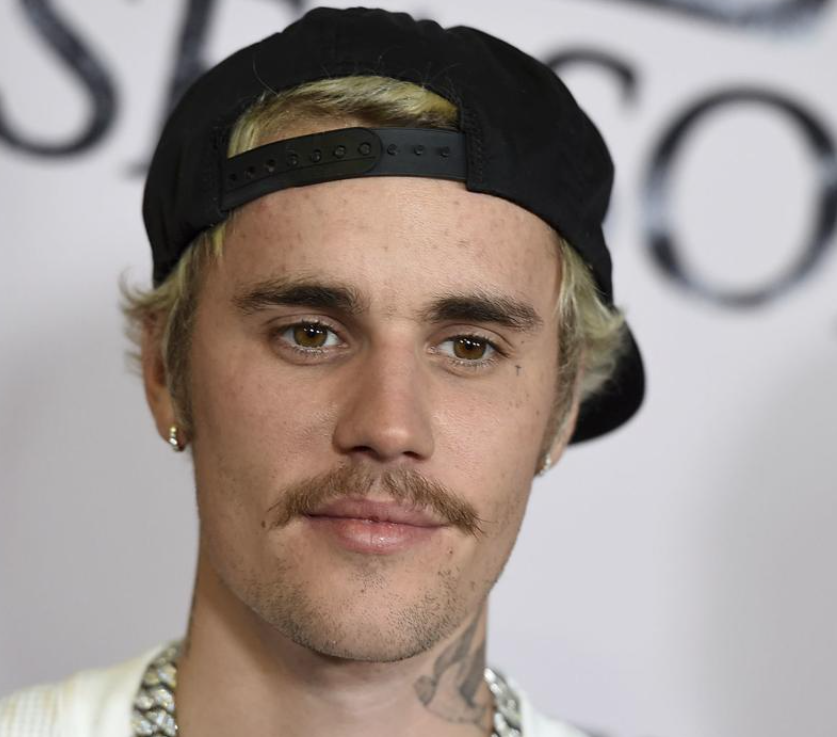
#> input picture data/test/image.png, 837 x 737 px
$ python testing.py   (older library calls are emulated)
#> lines starting #> are read from the running program, lines starting #| are printed output that depends on the picture; after the words box and inside, x2 and y2 are one past the last pixel; in counts of white or black regions, pixels touching at a corner belong together
import cv2
import numpy as np
from joblib import load
from skimage.feature import local_binary_pattern,  graycomatrix, graycoprops
import pywt

MAX_FEATURE_LENGTH = 17241336

def extract_features(image_path):
#> called with image_path = '../data/test/image.png'
    features = []

    # Load image in color mode
    image = cv2.imread(image_path, cv2.IMREAD_COLOR)
#> image is the input picture: shape (737, 837, 3); mean B, G, R 141.3, 146.1, 157.4

    # Check if the image was successfully loaded
    if image is None:
        print(f"Error: Could not load image at path {image_path}")
        return features

    # Convert to grayscale
    gray_image = cv2.cvtColor(image, cv2.COLOR_BGR2GRAY)
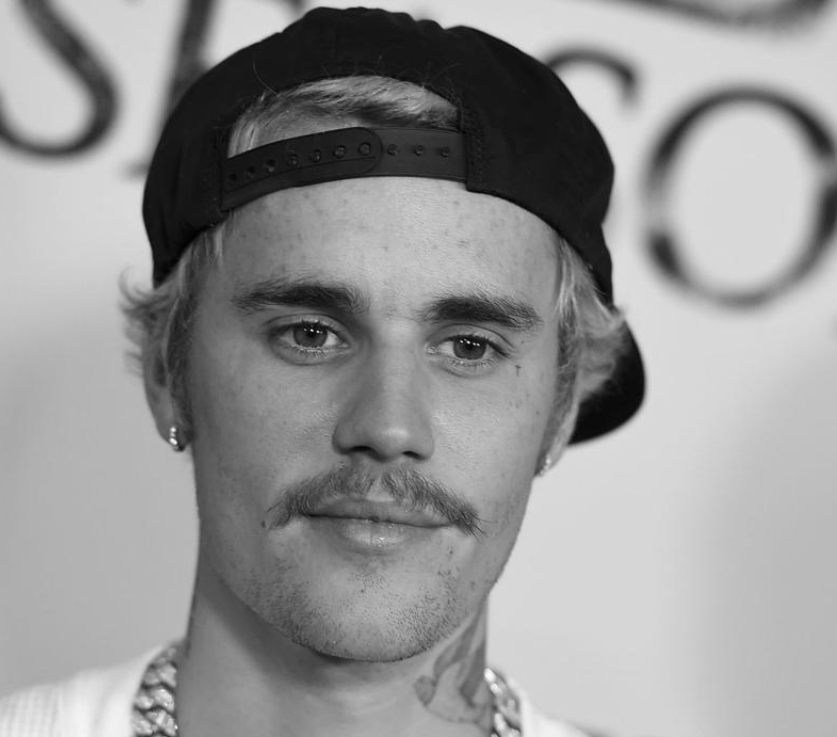
#> gray_image: shape (737, 837); min 1, max 254, mean 149

    # Local Binary Pattern (LBP)
    lbp = local_binary_pattern(gray_image, P=8, R=1, method='uniform')
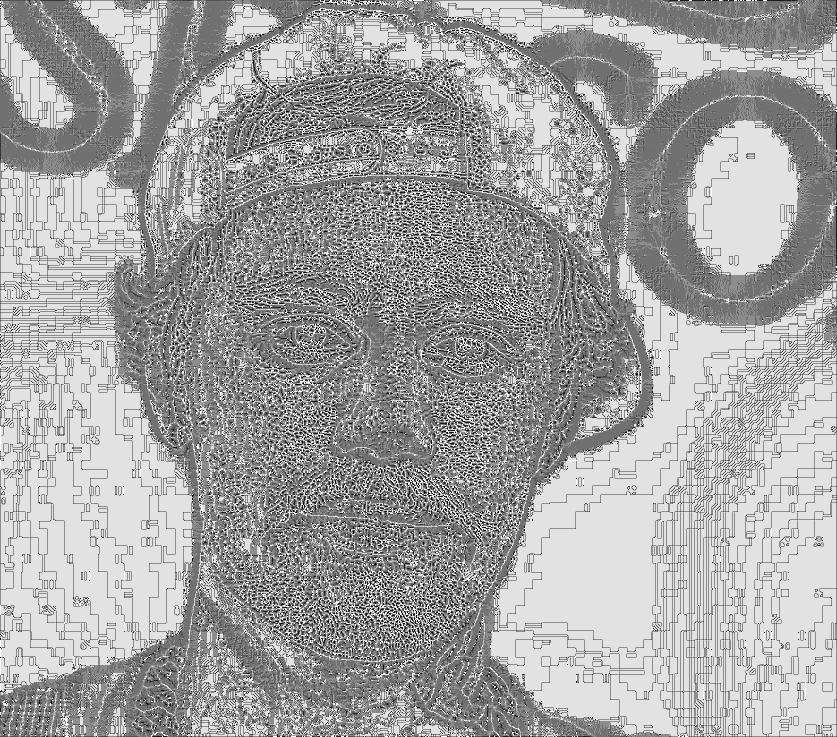
#> lbp: shape (737, 837) float64; min 0, max 9, mean 5.79; drawn with min black and max white
    lbp_hist, _ = np.histogram(lbp.ravel(), bins=np.arange(0, 11), range=(0, 10))
#> lbp_hist = [4752, 13984, 9038, 51801, 120500, 122855, 27347, 26561, 219598, 20433]
    lbp_hist = lbp_hist.astype("float")
    lbp_hist /= (lbp_hist.sum() + 1e-7)
#> lbp_hist = [0.0077, 0.0227, 0.0147, 0.084, 0.195, 0.199, 0.0443, 0.0431, 0.356, 0.0331]
    features.extend(lbp_hist)

    # Gray-Level Co-occurrence Matrix (GLCM)
    glcm = graycomatrix(gray_image, distances=[1], angles=[0], symmetric=True, normed=True)
    features.extend([
        graycoprops(glcm, 'contrast')[0, 0],
        graycoprops(glcm, 'dissimilarity')[0, 0],
        graycoprops(glcm, 'homogeneity')[0, 0],
        graycoprops(glcm, 'energy')[0, 0],
        graycoprops(glcm, 'correlation')[0, 0],
        graycoprops(glcm, 'ASM')[0, 0]
    ])

    # Fourier Transform
    f_transform = np.fft.fft2(gray_image)
    f_shift = np.fft.fftshift(f_transform)
    magnitude_spectrum = 20 * np.log(np.abs(f_shift))
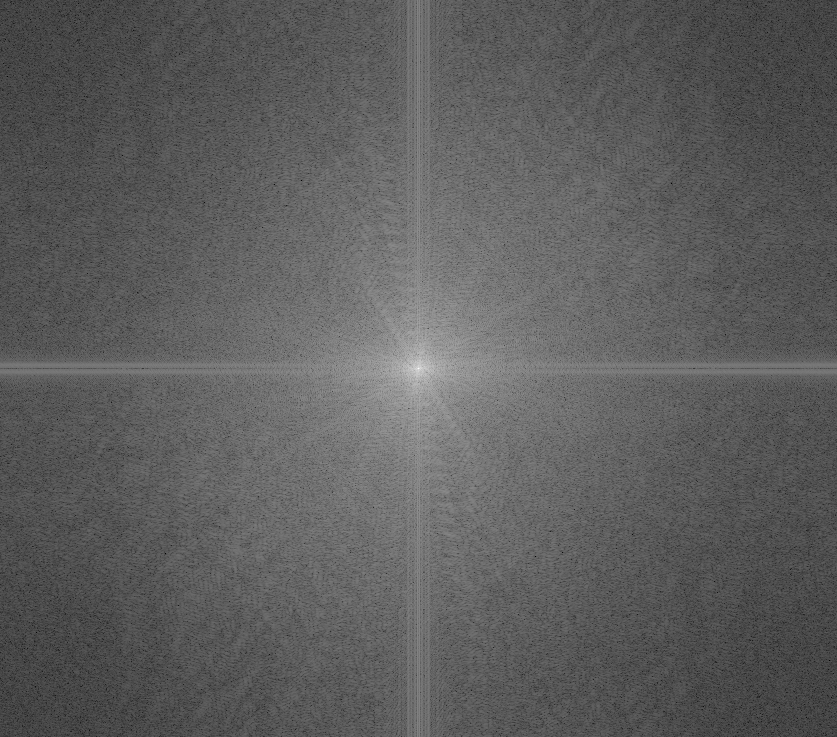
#> magnitude_spectrum: shape (737, 837) float64; min 7.68, max 366.7, mean 140; drawn with min black and max white
    features.extend(np.mean(magnitude_spectrum, axis=1))

    # Wavelet Transform
    coeffs2 = pywt.dwt2(gray_image, 'bior1.3')
    LL, (LH, HL, HH) = coeffs2
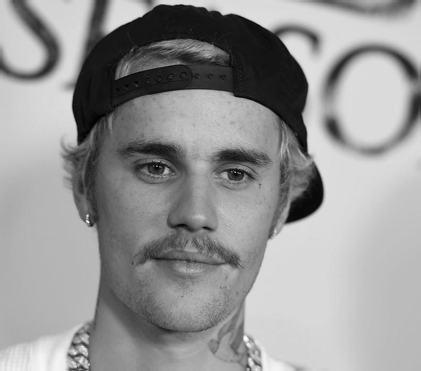
#> LL: shape (371, 421) float64; min 2.46, max 504.8, mean 298.7; drawn with min black and max white
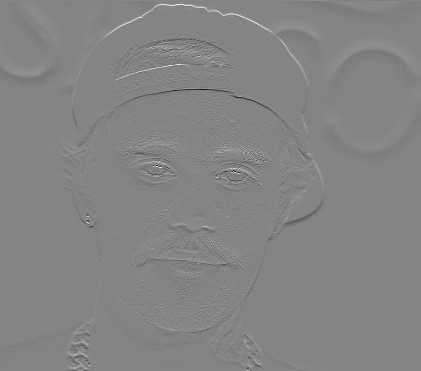
#> LH: shape (371, 421) float64; min -109.4, max 101.5, mean 0; drawn with min black and max white
    features.extend([
        np.mean(LL), np.mean(LH),
        np.mean(HL), np.mean(HH)
    ])

    color_hist = cv2.calcHist([image], [0, 1, 2], None, [256, 256, 256], [0, 256, 0, 256, 0, 256])
    features.extend(color_hist.flatten())

    edges = cv2.Canny(gray_image, 100, 200)
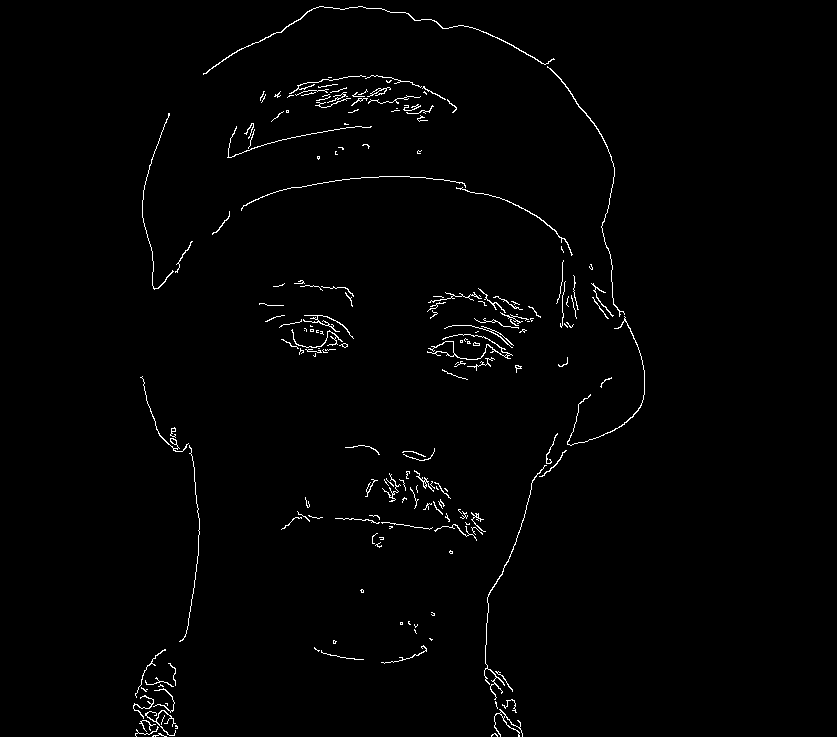
#> edges: shape (737, 837); 1.3% white in thin lines or dots, all inside (x1, y1, x2, y2) = (133, 6, 645, 737)
    features.extend(edges.flatten())

    if len(features) > MAX_FEATURE_LENGTH:
        features = features[:MAX_FEATURE_LENGTH]  # Truncate if longer
#> features = 17241336 items
    elif len(features) < MAX_FEATURE_LENGTH:
        features = np.pad(features, (0, MAX_FEATURE_LENGTH - len(features)), 'constant')  # Pad if shorter


    return features

def test_image(image_path, model_path):
    features = extract_features(image_path)
#> features = 17241336 items

    if not features:
        print("Failed to extract features from the image.")
        return

    features = np.array(features).reshape(1, -1)

    model = load(model_path)
#> (reads scripts/deepfake_detector.pkl from the repository)

    prediction = model.predict(features)
#> prediction = [1]

    if prediction == 0:
        print("The image is classified as Real.")
    else:
        print("The image is classified as Fake.")
        print(prediction)
#| [1]

if __name__ == "__main__":
    image_path = "../data/test/image.png"
    model_path = "deepfake_detector.pkl"
    test_image(image_path, model_path)
